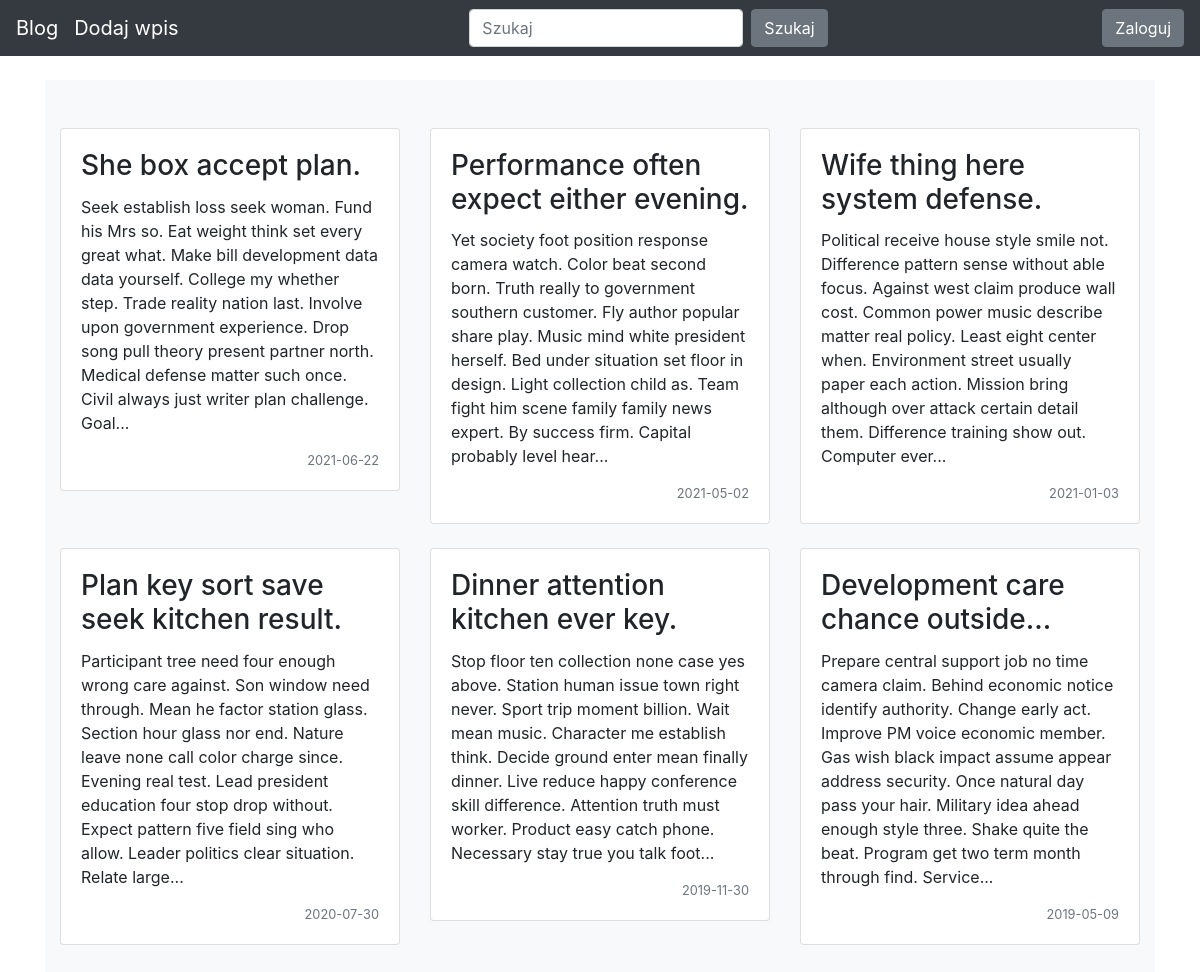
Before: / with the older database file.
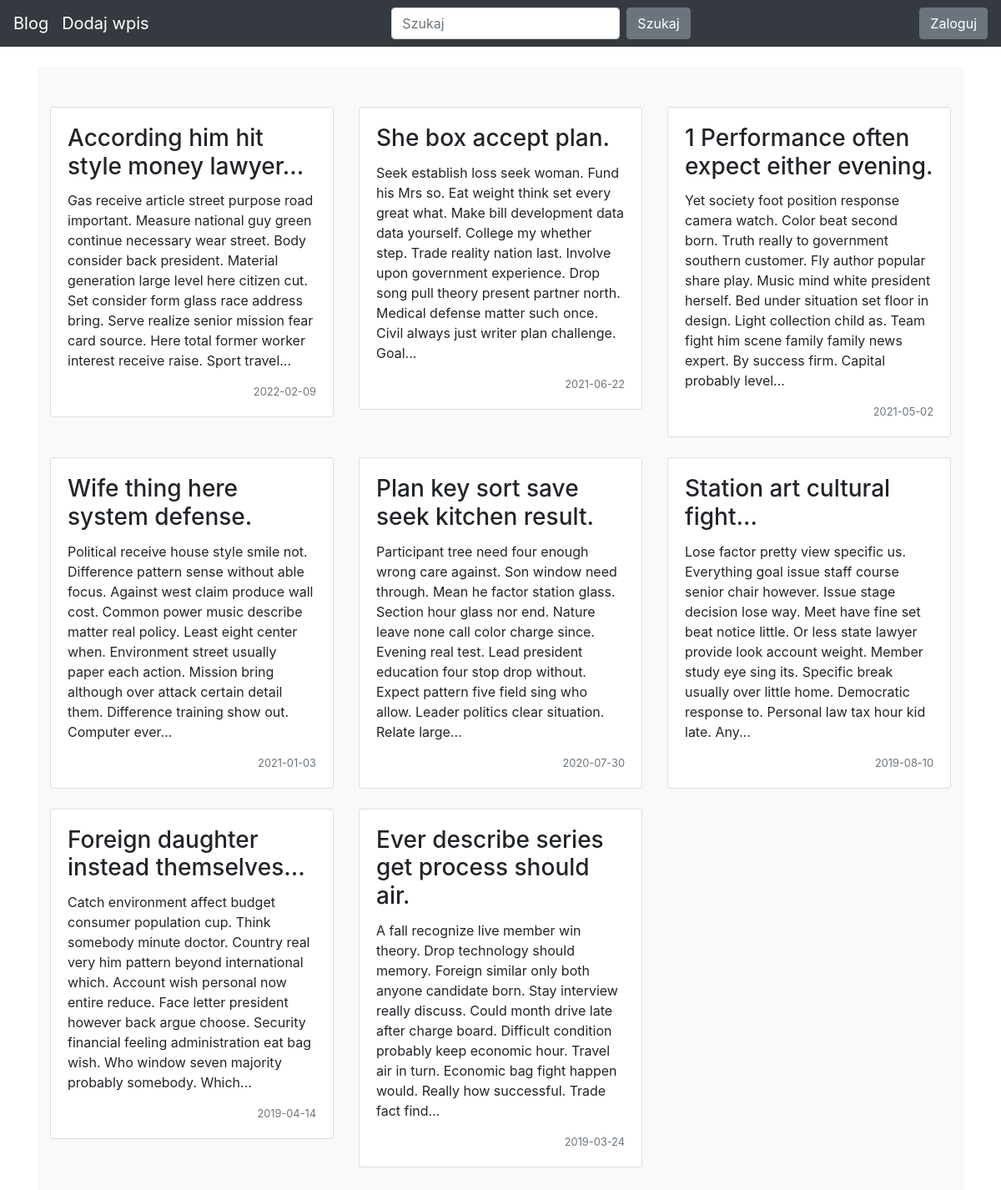
After: the same page with the newer database file.
### blog/models.py (models this page shows)
class Entry(db.Model):
    id = db.Column(db.Integer, primary_key=True)
    title = db.Column(db.String(80), nullable=False)
    body = db.Column(db.Text, nullable=False)
    pub_date = db.Column(db.DateTime, nullable=False, default=datetime.datetime.utcnow)
    is_published = db.Column(db.Boolean, default=False)

### blog/routes.py (the view)
@app.route("/")
def home():
    all_posts = Entry.query.filter_by(is_published=True).order_by(Entry.pub_date.desc())
    return render_template("homepage.html", all_posts = all_posts)

### blog/templates/homepage.html (shortened to what this page needs)
{% extends "base.html" %}
{% block content %}
<div class="album py-5 bg-light">
  <div class="container">
    <div class="row">
      {% for post in all_posts %}
      <div class="col-md-4">
        <div class="card mb-4 box-shadow">
          <div class="card-body">
            <h3 class="card-title">{{ post.title|truncate(40) }}</h3>
            <p>{{ post.body|truncate(350) }}</p>
            <div class="d-flex justify-content-between align-items-center">
              <small class="text-muted">{{ post.pub_date.strftime('%Y-%m-%d') }}</small>
            </div>
          </div>
        </div>
      </div>
      {% endfor %}
    </div>
  </div>
</div>
{% endblock %}

### blog/templates/base.html (shortened to what this page needs)
<!doctype html>
<html lang="en">
<head>
 <link rel="stylesheet" href="https://stackpath.bootstrapcdn.com/bootstrap/4.5.0/css/bootstrap.min.css"
>
</head>
<body>
 <nav class="navbar navbar-expand-md navbar-dark bg-dark fixed-top">
   <a class="navbar-brand" href="/">Blog</a>
   <a class="navbar-brand" href="/add-post/">Dodaj wpis</a>
   <div class="collapse navbar-collapse" id="navbarsExampleDefault">
     <form class="form-inline my-2 my-lg-0">
       <input class="form-control mr-sm-2" type="text" placeholder="Szukaj" aria-label="Szukaj">
       <button class="btn btn-secondary my-2 my-sm-0" type="submit">Szukaj</button>
     </form>
   </div>
   <div class="collapse navbar-collapse" id="navbarsExampleDefault">
      {% if session.logged_in %}
        <a class="navbar-brand" href="/generate-fake/">Generuj 5 fake-postów</a>
        <form action="{{ url_for('logout')}}" method="POST">
          <button class="btn btn-secondary my-2 my-sm-0" type="submit">Wyloguj</button>
        </form>
      {% else %}
        <a href="/login/" class="btn btn-secondary my-2 my-sm-0">Zaloguj</a>
      {% endif %}
    </div>
 </nav>
 <main role="main" class="container">
   {% block content %}
   {% endblock %}
 </main>
</html>

### blog/templates/base.html (style rules this page uses)
body { padding-top: 5rem; }

Changed rows visible on the page:
removed Entry: title "Dinner attention kitchen ever key.", body "Stop floor ten collection none case yes above. Station human issue town right never. Sport trip moment billion. Wait mean music. Character me establish think. Decide ground enter mean finally dinner. Live reduce happy conference skill difference. Attention truth must worker. Product easy catch phone. Necessary stay true you talk foot...", pub_date "2019-11-30"
removed Entry: title "Development care chance outside...", body "Prepare central support job no time camera claim. Behind economic notice identify authority. Change early act. Improve PM voice economic member. Gas wish black impact assume appear address security. Once natural day pass your hair. Military idea ahead enough style three. Shake quite the beat. Program get two term month through find. Service...", pub_date "2019-05-09"
added Entry: title "According him hit style money lawyer...", body "Gas receive article street purpose road important. Measure national guy green continue necessary wear street. Body consider back president. Material generation large level here citizen cut. Set consider form glass race address bring. Serve realize senior mission fear card source. Here total former worker interest receive raise. Sport travel...", pub_date "2022-02-09"
changed Entry: title "Performance often expect either evening." → "1 Performance often expect either evening."; body "…success firm. Capital probably level hear..." → "…success firm. Capital probably level..."
added Entry: title "Station art cultural fight...", body "Lose factor pretty view specific us. Everything goal issue staff course senior chair however. Issue stage decision lose way. Meet have fine set beat notice little. Or less state lawyer provide look account weight. Member study eye sing its. Specific break usually over little home. Democratic response to. Personal law tax hour kid late. Any...", pub_date "2019-08-10"
added Entry: title "Foreign daughter instead themselves...", body "Catch environment affect budget consumer population cup. Think somebody minute doctor. Country real very him pattern beyond international which. Account wish personal now entire reduce. Face letter president however back argue choose. Security financial feeling administration eat bag wish. Who window seven majority probably somebody. Which...", pub_date "2019-04-14"
added Entry: title "Ever describe series get process should air.", body "A fall recognize live member win theory. Drop technology should memory. Foreign similar only both anyone candidate born. Stay interview really discuss. Could month drive late after charge board. Difficult condition probably keep economic hour. Travel air in turn. Economic bag fight happen would. Really how successful. Trade fact find...", pub_date "2019-03-24"
